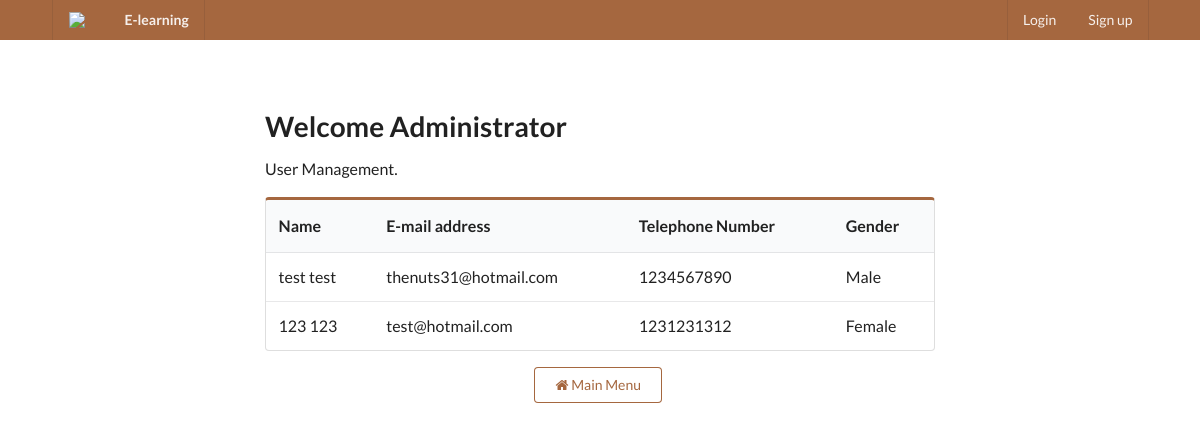
/admin_userlist.php, run on the app's committed database.
### tables this page shows
CREATE TABLE `member` (
  `id` int(11) NOT NULL,
  `email` varchar(30) NOT NULL,
  `firstname` varchar(20) NOT NULL,
  `lastname` varchar(20) NOT NULL,
  `pass` varchar(10) NOT NULL,
  `tel` varchar(10) NOT NULL,
  `gender` varchar(1) NOT NULL,
  `status` int(1) NOT NULL
);

### inbox.php (called while the page is built, shortened)
<?php
class conn
{
    function __construct()
    {
        $this->conn = new mysqli(DB_SERVER, DB_USERNAME, DB_PASSWORD, DB_DATABASE);
    }
}
class admin extends conn
{
    function userlist(){
        $sql = "SELECT * FROM member ";
        $row = mysqli_query($this->conn,$sql);
        return $row;
    }
}

### admin_userlist.php (the view, shortened to what this page needs)
<?php
    include_once('inbox.php');
    include_once('head.php');
    $obj_index = new admin();
    $var = $obj_index->userlist();
?>
<html>
<body>
    <div class="ui brown fixed inverted menu">
        <div class="ui container">
            <a href="#" class="header item">
            <img class="logo" src="https://bwatwood.edublogs.org/files/2015/07/icon-e-learning-1b72z9p.png">
                E-learning
            </a>
            <?php
                if (isset($_SESSION['admin'])) {
                    $idu = "admin";
                    echo "<a href='index.php?out=logout' class='item right menu'><i class='sign out icon'></i>Logout</a>";
                }else{
                    echo "
                        <a href='login.php' class='right Menu item'>Login</a>
                        <a href='signup.php' class='item'>Sign up</a>
                    ";
                }
            ?>
        </div>
    </div>
    <div class="ui main text container">
        <h1 class="ui header">Welcome <?php if (isset($_SESSION['login'])) {
                                            echo "".$_SESSION['first']."";
                                        }else echo "Administrator";  ?></h1>
        <p>User Management.</p>
        <table class="ui brown single line table">
          <thead>
            <tr>
              <th>Name</th>
              <th>E-mail address</th>
              <th>Telephone Number</th>
              <th>Gender</th>
            </tr>
          </thead>
          <tbody>
            <?php
              while ($variable = $var->fetch_assoc()) {
                $name = $variable['firstname'];
                $email = $variable['email'];
                $tel = $variable['tel'];
                if ($variable['gender'] == 1) {
                  $gender = 'Male';
                }else{
                  $gender = 'Female';
                }
              echo "
                <tr>
                  <td>$name ".$variable['lastname']."</td>
                  <td>$email</td>
                  <td>$tel</td>
                  <td>$gender</td>
                </tr>
              ";}
            ?>
          </tbody>
        </table>
        <center>
          <a class="ui brown basic button" href="admin_index.php">
                <i class="fa fa-home"> </i> Main Menu
            </a>
        </center>
    </div>
</body>
</html>

### admin_userlist.php (style rules this page uses)
body { background-color: #FFFFFF; }
.ui.menu .item img.logo { margin-right: 1.5em; }
.main.container { margin-top: 7em; }

### data on the page
member: firstname "test", lastname "test", email "thenuts31@hotmail.com", tel "1234567890", gender "Male"
member: firstname "123", lastname "123", email "test@hotmail.com", tel "1231231312", gender "Female"
